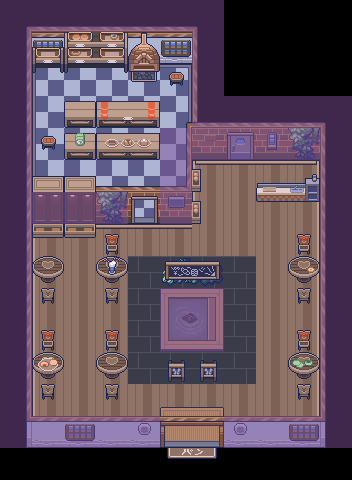

The image is a tile-based game level rendered from a .tmx file. Its description and source (layers, tilesets, objects; grid data summarised) follow:
An orthogonal 11x15 tile map with 32x32 px tiles, 5 tile layers (Capa de patrones 1, Capa de patrones 2, Capa de patrones 3, Capa de patrones 4, ...), 3 tilesets and 35 objects (35x static).

<map version="1.5" tiledversion="1.5.0" orientation="orthogonal" renderorder="right-down" width="11" height="15" tilewidth="32" tileheight="32" infinite="0" nextlayerid="11" nextobjectid="38">
 <properties>
  <property name="Navigation" type="int" value="1" />
  <property name="Object texture" value="Maps/Restaurant/rest.png" />
  <property name="drawable" type="int" value="0" />
 </properties>
 <tileset firstgid="1" name="rest" tilewidth="32" tileheight="32" tilecount="270" columns="18">
  <image source="rest.png" width="576" height="480" />
 </tileset>
 <tileset firstgid="271" name="blackrest" tilewidth="32" tileheight="32" tilecount="192" columns="16">
  <image source="blackRest.png" width="512" height="384" />
 </tileset>
 <tileset firstgid="463" name="Collision" tilewidth="32" tileheight="32" tilecount="1" columns="1">
  <image source="collision.png" width="32" height="32" />
 </tileset>
 <layer id="1" name="Capa de patrones 1" width="11" height="15">
  <data>[165 cells, 142 non-empty, 33 distinct tile ids]</data>
 </layer>
 <layer id="3" name="Capa de patrones 2" width="11" height="15">
  <data>[165 cells, 76 non-empty, 47 distinct tile ids]</data>
 </layer>
 <layer id="4" name="Capa de patrones 3" width="11" height="15">
  <data>[165 cells, 7 non-empty, 6 distinct tile ids]</data>
 </layer>
 <layer id="5" name="Capa de patrones 4" width="11" height="15">
  <data>[165 cells, 6 non-empty, 6 distinct tile ids]</data>
 </layer>
 <layer id="8" name="Collision" width="11" height="15" opacity="0.5">
  <properties>
   <property name="Navigation" type="int" value="1" />
   <property name="drawable" type="int" value="0" />
  </properties>
  <data>[165 cells, 58 non-empty, 1 distinct tile ids]</data>
 </layer>
 <objectgroup id="10" name="Static objects">
  <object id="1" name="door_res" type="static" x="128" y="192" width="32" height="32" />
  <object id="2" name="door_res2" type="static" x="128" y="186" width="32" height="6" />
  <object id="3" name="door_res3" type="static" x="160" y="416" width="32" height="32" />
  <object id="4" name="door_res4" type="static" x="192" y="416" width="32" height="32" />
  <object id="5" name="table_res" type="static" x="96" y="133" width="32" height="27" />
  <object id="6" name="table_res2" type="static" x="128" y="133" width="32" height="27" />
  <object id="7" name="table_res3" type="static" x="64" y="133" width="32" height="27" />
  <object id="8" name="table_res3" type="static" x="64" y="101" width="32" height="27" />
  <object id="9" name="table_res4" type="static" x="32" y="256" width="32" height="27" />
  <object id="10" name="table_res4" type="static" x="96" y="256" width="32" height="27" />
  <object id="11" name="table_res4" type="static" x="288" y="256" width="32" height="27" />
  <object id="12" name="table_res4" type="static" x="288" y="352" width="32" height="27" />
  <object id="13" name="table_res4" type="static" x="96" y="352" width="32" height="27" />
  <object id="14" name="table_res4" type="static" x="32" y="352" width="32" height="27" />
  <object id="15" name="door_res2" type="static" x="96" y="186" width="32" height="6" />
  <object id="16" name="res_table" type="static" x="162" y="258" width="30" height="29" />
  <object id="17" name="res_table2" type="static" x="192" y="261" width="31" height="26" />
  <object id="18" name="res_cupboard" type="static" x="64" y="176" width="32" height="16" />
  <object id="19" name="res_cupboard" type="static" x="32" y="176" width="32" height="16" />
  <object id="20" name="cash" type="static" x="256" y="183" width="32" height="9" />
  <object id="21" name="cash_2" type="static" x="288" y="174" width="32" height="18" />
  <object id="22" name="cash_3" type="static" x="256" y="192" width="32" height="10" />
  <object id="23" name="cash_4" type="static" x="288" y="192" width="32" height="10" />
  <object id="24" name="plate" type="static" x="38" y="358" width="20" height="14" />
  <object id="25" name="plate_2" type="static" x="104" y="139" width="24" height="9" />
  <object id="26" name="plate_3" type="static" x="128" y="139" width="23" height="9" />
  <object id="27" name="food" type="static" x="40" y="359" width="18" height="8" />
  <object id="28" name="food_2" type="static" x="103" y="256" width="17" height="19" />
  <object id="30" name="food_3" type="static" x="108" y="139" width="20" height="7" />
  <object id="31" name="food_4" type="static" x="128" y="139" width="20" height="7" />
  <object id="32" name="food_5" type="static" x="75" y="133" width="10" height="13" />
  <object id="33" name="table_res5" type="static" x="96" y="101" width="32" height="27" />
  <object id="34" name="table_res6" type="static" x="128" y="101" width="32" height="27" />
  <object id="36" name="floor" type="static" x="160" y="272" width="32" height="16" />
  <object id="37" name="floor" type="static" x="192" y="272" width="32" height="16" />
 </objectgroup>
</map>
